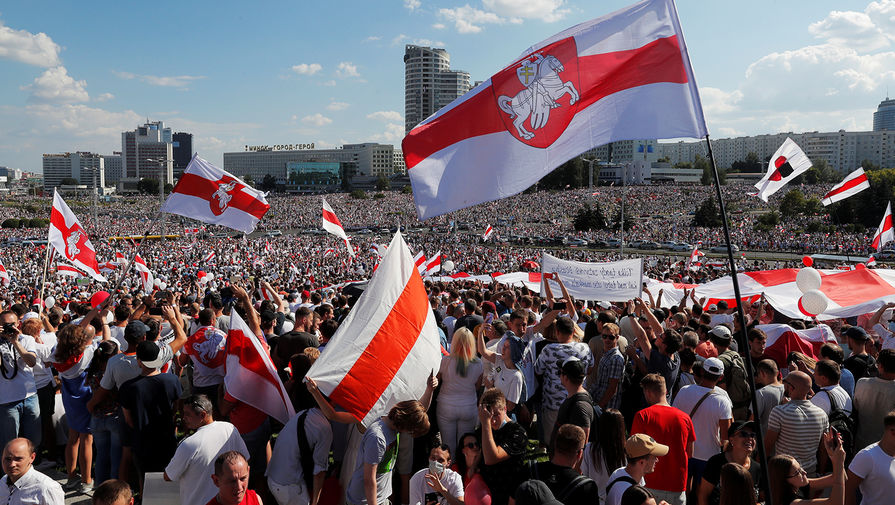
#> input picture task_4/lgm2.jpg, 895 x 505 px, found by its file name
$ jupyter execute task_4.ipynb
#> lines starting #> are read from the running program, lines starting #| are printed output that depends on the picture
[cell 1]
from google.colab import drive
drive.mount('/content/drive')

[cell 2]
path = "/content/drive/MyDrive/Lets grow more/lgm2.jpg"

[cell 3]
# Importing Libraries

import cv2
from google.colab.patches import cv2_imshow

[cell 4]
# Load image

image = cv2.imread(path)
#> image is the input picture: shape (505, 895, 3); mean B, G, R 105, 98.4, 107.9
cv2_imshow(image)

[cell 5]
# Convert color space to gray

gray_image = cv2.cvtColor(image, cv2.COLOR_BGR2GRAY)
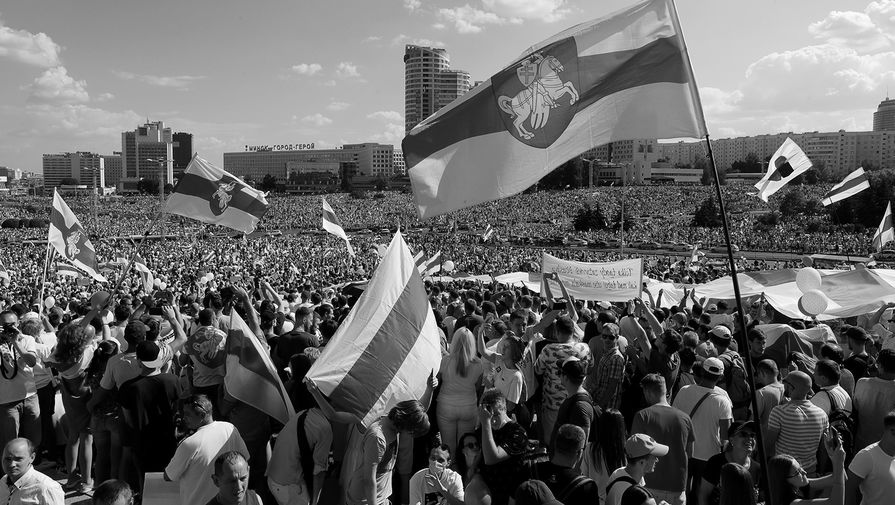
#> gray_image: shape (505, 895); min 0, max 255, mean 102
cv2_imshow(gray_image)

[cell 6]
# Inverting a Grayscale Image to a Negative

inverted_image = 255 - gray_image
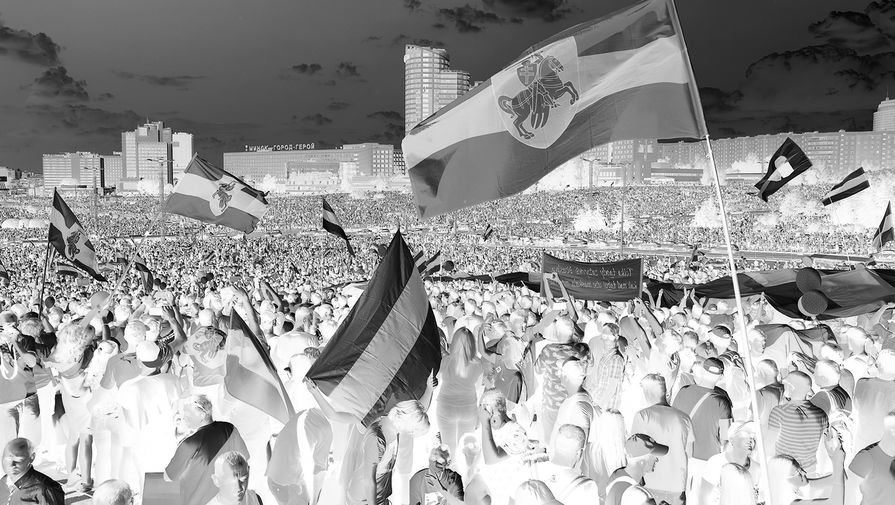
#> inverted_image: shape (505, 895); min 0, max 255, mean 153
cv2_imshow(inverted_image)

[cell 7]
# Image Smoothing using OpenCV Gaussian Blur

blurred = cv2.GaussianBlur(inverted_image, (21, 21), 0)
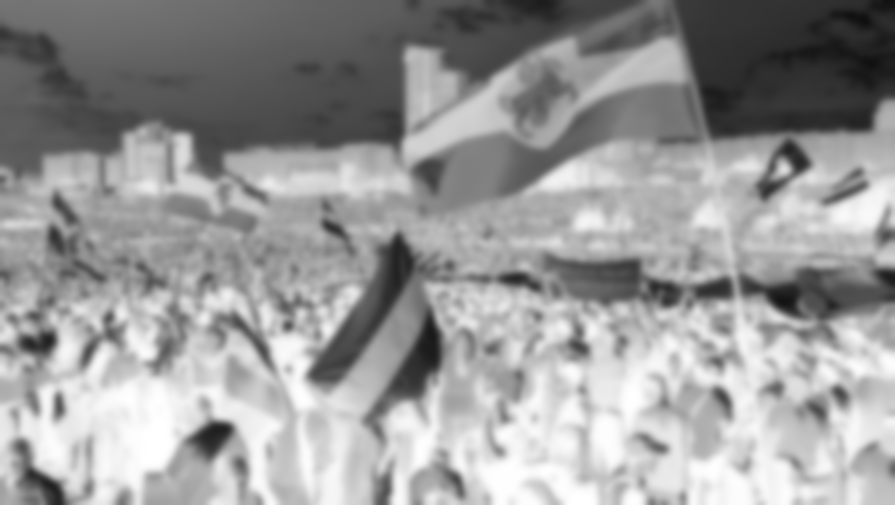
#> blurred: shape (505, 895); min 15, max 255, mean 153

[cell 8]
# Invert the blurred image and perform per-element division of two arrays to get a "pencil drawing"

inverted_blurred = 255 - blurred
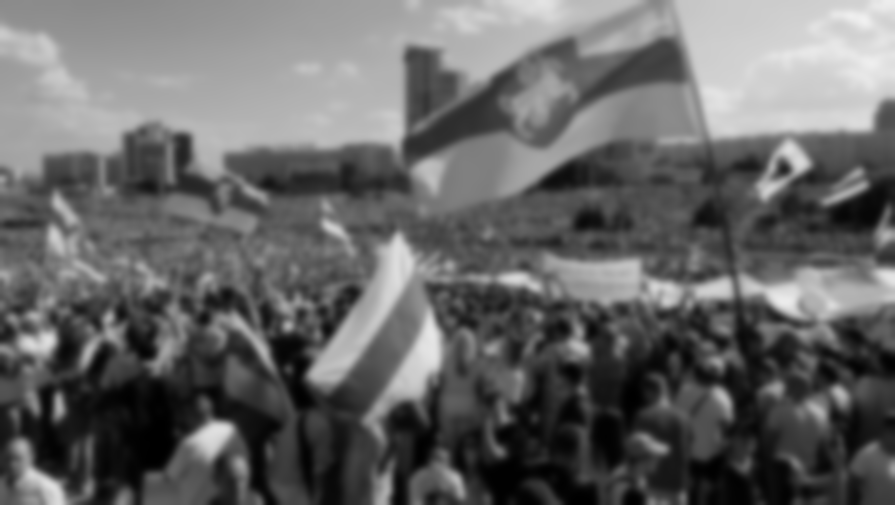
#> inverted_blurred: shape (505, 895); min 0, max 240, mean 102
pencil_sketch = cv2.divide(gray_image, inverted_blurred, scale=256)
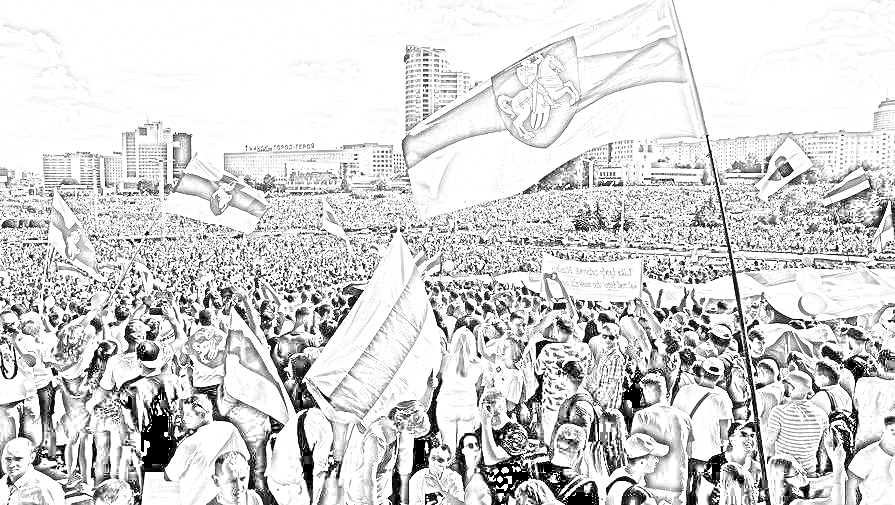
#> pencil_sketch: shape (505, 895); min 0, max 255, mean 214
cv2_imshow(pencil_sketch)
